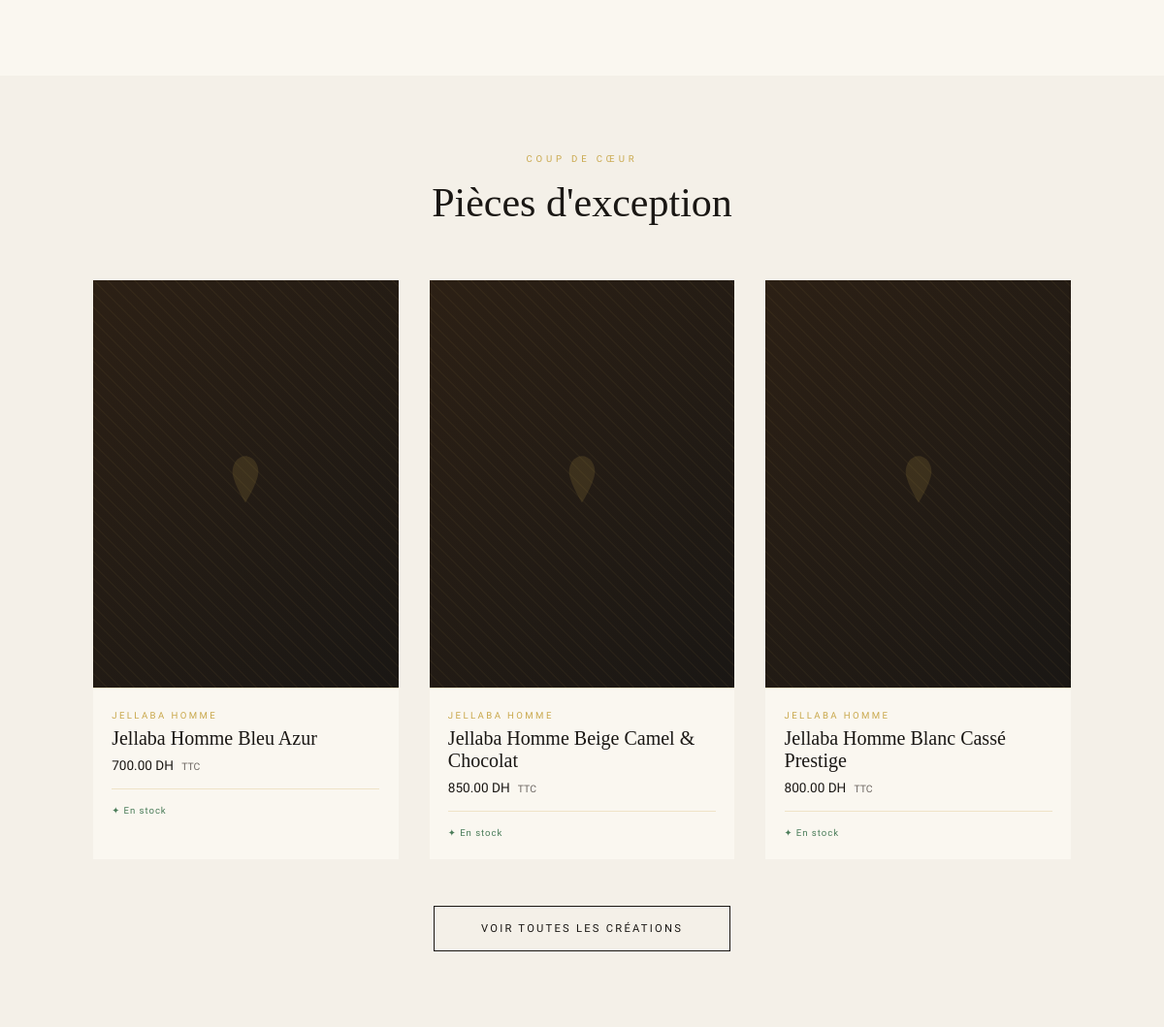
Before: / (middle part) with the older database file.
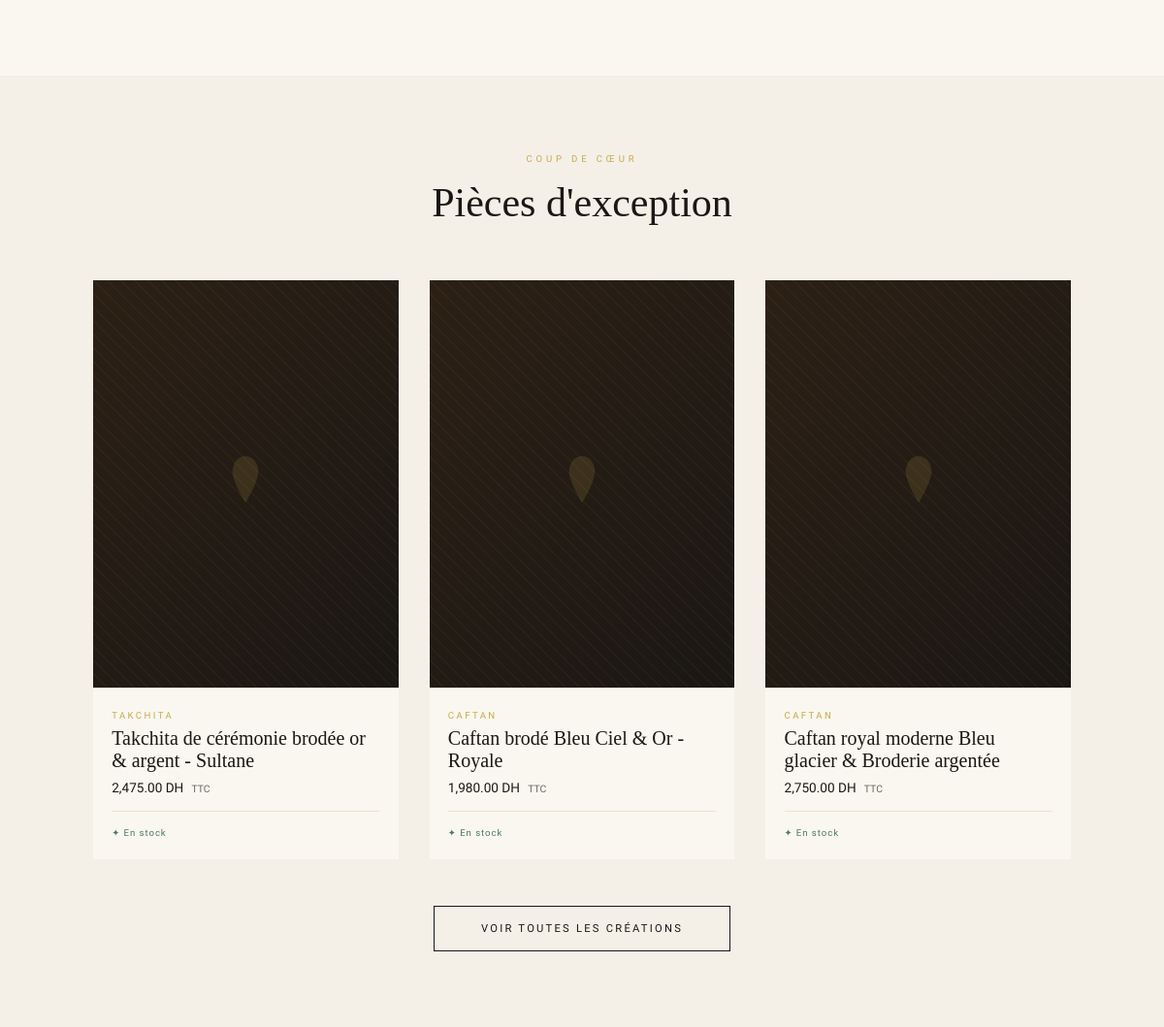
After: the same page with the newer database file.
### tables this page shows
CREATE TABLE `products` (
  `id` int(11) NOT NULL,
  `name` varchar(255) DEFAULT NULL,
  `description` text DEFAULT NULL,
  `price` decimal(10,2) DEFAULT NULL,
  `image` varchar(255) DEFAULT NULL,
  `category` varchar(100) DEFAULT NULL,
  `stock` int(11) DEFAULT NULL,
  `created_at` timestamp NOT NULL DEFAULT current_timestamp(),
  `occasion` varchar(100) DEFAULT NULL,
  `region` varchar(100) DEFAULT NULL,
  `taille` varchar(100) DEFAULT NULL,
  `couleur` varchar(100) DEFAULT NULL
);

### index.php (the view, shortened to what this page needs)
<!DOCTYPE html>
<html lang="fr">
<head>
<link rel="stylesheet" href="public/css/style.css">
</head>
<body>
<section id="categories" class="section" style="padding-top:2rem;">
</section>
<section class="section products-section">
  <div class="section-header">
    <span class="section-eyebrow">Coup de cœur</span>
    <h2 class="section-title">Pièces d'exception</h2>
  </div>
  <div class="products-grid">
    <?php
    $products = [];
    try {
      $db = getConnection();
      $stmt = $db->query("SELECT * FROM products WHERE stock > 0 ORDER BY created_at DESC LIMIT 3");
      $products = $stmt->fetchAll(PDO::FETCH_ASSOC);
    } catch (PDOException $e) {
      $products = [];
    }
    foreach ($products as $product):
    ?>
    <div class="product-card">
      <div class="product-img">
        <div class="product-img-inner"></div>
        <?php if (!empty($product['image']) && file_exists($product['image'])): ?>
          <img src="<?= htmlspecialchars($product['image']) ?>" alt="<?= htmlspecialchars($product['name']) ?>" style="position:absolute;inset:0;width:100%;height:100%;object-fit:cover;opacity:0.9;">
        <?php else: ?>
          <div class="product-img-icon">
            <svg viewBox="0 0 24 24" xmlns="http://www.w3.org/2000/svg"><path d="M12 2C9 2 7 5 7 8c0 4 5 12 5 12s5-8 5-12c0-3-2-6-5-6z"/></svg>
          </div>
        <?php endif; ?>
      </div>
      <div class="product-info">
        <p class="product-category"><?= htmlspecialchars($product['category']) ?></p>
        <a href="views/products/detail.php?id=<?= $product['id'] ?>" class="product-name-link">
          <h3 class="product-name"><?= htmlspecialchars($product['name']) ?></h3>
        </a>
        <p class="product-price"><?= number_format($product['price'], 2) ?> DH <span>TTC</span></p>
        <div class="product-footer">
          <span class="product-stock">✦ En stock</span>
        </div>
      </div>
    </div>
    <?php endforeach; ?>
  </div>
  <div style="text-align:center; margin-top:3rem;">
    <a href="views/products/index.php" class="btn-outline" style="display:inline-block; padding:1rem 3rem; font-size:0.7rem; letter-spacing:0.2em; border-color:var(--charcoal);">
      Voir toutes les créations
    </a>
  </div>
</section>
</body>
</html>

Changed rows visible on the page:
no longer on this page (row unchanged): products: category "JELLABA HOMME", name "Jellaba Homme Bleu Azur", price "700.00"
no longer on this page (row unchanged): products: category "JELLABA HOMME", name "Jellaba Homme Beige Camel & Chocolat", price "850.00"
no longer on this page (row unchanged): products: category "JELLABA HOMME", name "Jellaba Homme Blanc Cassé Prestige", price "800.00"
added products: category "TAKCHITA", name "Takchita de cérémonie brodée or & argent - Sultane", price "2,475.00"
added products: category "CAFTAN", name "Caftan brodé Bleu Ciel & Or - Royale", price "1,980.00"
added products: category "CAFTAN", name "Caftan royal moderne Bleu glacier & Broderie argentée", price "2,750.00"
